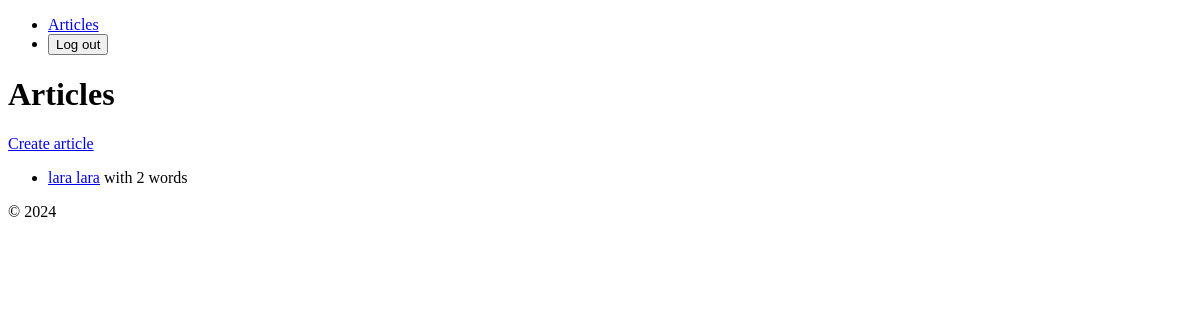
Before: /articles/ (signed in) with the older database file.
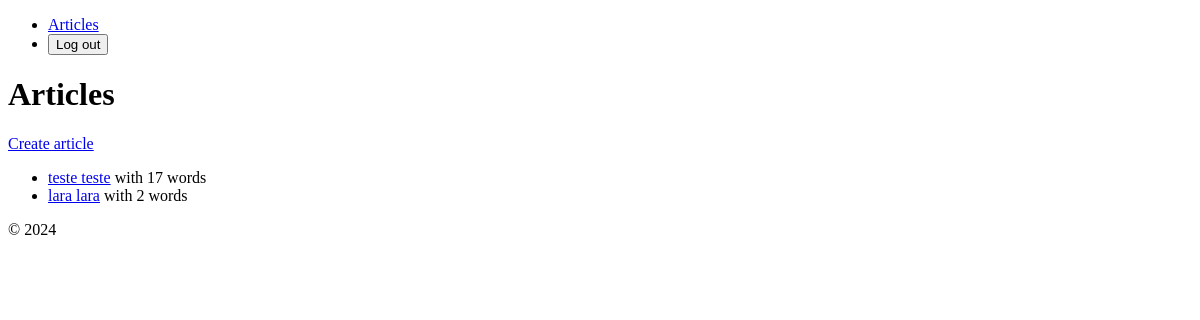
After: the same page with the newer database file.
### app/models.py (models this page shows, shortened)
class Article(models.Model):
    class Meta:
        verbose_name = _("article")
        verbose_name_plural = _("articles")
    title = models.CharField(verbose_name=_("title"), max_length=100)
    content = models.TextField(verbose_name=_("content"), blank=True, default="")
    word_count = models.IntegerField(
        verbose_name=_("word count"), blank=True, default=0
    )  # Set default value to 0
    twitter_post = models.TextField(
        verbose_name=_("twitter post"), blank=True, default=""
    )
    status = models.CharField(
        verbose_name=_("status"),
        max_length=20,
        choices=ARTICLE_STATUS,
        default=ARTICLE_STATUS[0][0],
    )
    created_at = models.DateTimeField(verbose_name=_("created at"), auto_now_add=True)
    updated_at = models.DateTimeField(verbose_name=_("updated at"), auto_now=True)
    creator = models.ForeignKey(
        settings.AUTH_USER_MODEL,
        verbose_name="creator",
        on_delete=models.CASCADE,
        related_name="articles",
    )

### app/views.py (the view)
# urls.py: path("", ArticleListView.as_view(), name="home"),
class ArticleListView(LoginRequiredMixin, ListView):
    template_name = "app/home.html"
    model = Article
    context_object_name = "articles"
    def get_queryset(self) -> QuerySet(Any):
        return Article.objects.filter(creator=self.request.user).order_by("-created_at")

### templates/app/home.html
{% extends 'app/base.html' %}
{% block content %}
  <h1>Articles</h1>
  <a href="{% url 'article_create' %}">Create article</a>
  {% if articles %}
    <ul>
      {% for article in articles %}
        <li>
          <a href="{% url 'article_update' article.id %}">{{ article.title }}</a>
          with {{ article.word_count }} word{{ article.word_count|pluralize }}
        </li>
      {% endfor %}
    </ul>
  {% else %}
    <p>There are no articles yet.</p>
  {% endif %}
{% endblock %}

Changed rows visible on the page:
added Article: title "teste teste", word_count "17"
